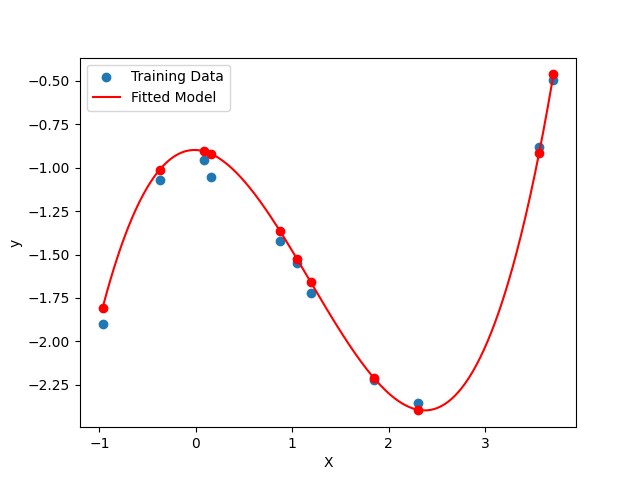
#> input picture Exercise5/Solutions_5/5.2.png, 640 x 480 px, given in place of tree.png, which was not available
$ jupyter execute ML_Exercise1.ipynb   (text cells are left out)
#> lines starting #> are read from the running program, lines starting #| are printed output that depends on the picture; after the words box and inside, x2 and y2 are one past the last pixel; in counts of white or black regions, pixels touching at a corner belong together; long printed decimals are rounded; pictures that were not available may be replaced by others from this repository, and a replacement may not be noted
[cell 1]
# Richard Restetzki
# Exercise 1: Principles of Machine Learning

import numpy as np
import imageio.v3 as iio
import numpy.linalg as la
import scipy.ndimage as img
import itertools as iter

[cell 2]
# Task 1.1 (Beware of numerical instabilities)
############################################################################################################################

[cell 3]
# Task 1.1.1

matX = np.array([[ 1.00000, 0.00000, 0.00000],
[-1.00000, 0.00001, 0.00000]])
vecY = np.array( [ 0.00000, 0.00001, 0.00000] )
vecW = la.inv(matX @ matX.T) @ matX @ vecY
print (vecW)

# The solution is off by a slight bit because the matrix inverse is cannot be computed exactly with the given precision

[cell 4]
# Task 1.1.2

Xt_Q,Xt_R = la.qr(matX.T)
vecW = la.inv(Xt_R) @ Xt_Q.T @ vecY
print(vecW)

# The solution is accurate because we only need to invert an upper triange matrix which can be done exactly

[cell 5]
# Task 1.1.3

vecW = la.lstsq(matX.T, vecY, rcond=-1)[0]
print(vecW)

# The method definitely does not use the eqution (3) directly as the parameter "rcond=-1" enforces the la.lstsq() function to use machine precision.
# As we also used machine precision for Task 1.1.1 where (3) is solved directly, this should output in the same inaccurate result which it did not.

[cell 6]
# Task 1.2 (cellular automata, the Boolean Fourier transform, and LSQ)
############################################################################################################################

[cell 7]
# Task 1.2.1 [5 points]

matX = np.array([[ 1,  1,  1,  1, -1, -1, -1, -1],
 [ 1,  1, -1, -1,  1,  1, -1, -1],
 [ 1, -1,  1, -1,  1, -1,  1, -1]])

vecY110 = np.array([ 1,-1,-1,-1, 1,-1,-1, 1])
vecW110 = la.lstsq(matX.T, vecY110, rcond=None)[0]
vecYhat110 = matX.T @ vecW110
print("vecY110: ", vecY110, "; vecYhat110: ", vecYhat110)
print("Residual for rule 110: ", vecY110-vecYhat110)

vecY126 = np.array([ 1,-1,-1,-1,-1,-1,-1, 1])
vecW126 = la.lstsq(matX.T, vecY126, rcond=None)[0]
vecYhat126 = matX.T @ vecW126
print("vecY126: ", vecY126, "; vecYhat126: ", vecYhat126)
print("Residual for rule 126: ", vecY126-vecYhat126)

# The least squares problem cannot be fitted appropriately by linear models. In a way, we are prescribing a random 8-dimensional target vector
# to our 3-dimensional feature map and expecting the emerging problem to be of linear nature which it is unsurprisingly not

[cell 8]
# Task 1.2.2 [5 points]

def powerset(iterable):
    # powerset([1,2,3]) --> () (1,) (2,) (3,) (1,2) (1,3) (2,3) (1,2,3)
    s = list(iterable)
    return iter.chain.from_iterable(iter.combinations(s, r) for r in range(len(s)+1))

def phi(vecX):
    # This function realizes the transformation phi by taking any vector x and returning the vector phi(x) with size 2^n
    n = vecX.shape[0]
    vecPhiX = np.zeros(pow(2,n))
    iteration = 0
    for S in powerset(range(n)):
        # This loop goes over every set S in the powerset of the index set I {0,1,...,n-1} (note that here the first index is 0 for obv. reasons)
        # The powerset of the index set is used instead of directly creating the powerset of {x_i} as the x_i's might get large leading to a high memory usage
        entry = 1
        for index in S:
            # This loop realizes the multiplication needed for computing phi_S(x)
            entry *= vecX[index]
        vecPhiX[iteration] = entry
        iteration += 1
    return vecPhiX

# print (phi(np.array([2,3,5])))
# print (phi(np.array([2,3,5,7])))

[cell 9]
# Task 1.2.3 [10 points]

def Phi(matX):
    n, size = matX.shape
    matPhiXt = np.zeros( (size, pow(2,n)) )
    for column in range(size):
        # We replace each of the vectors x_i.T (rows of matX.T) with the respective lifted vectors phi_i.T (rows of matPhiXt)
        matPhiXt[column] = phi(matX.T[column])
    return matPhiXt.T

matPhiX = Phi(matX)

vecW110 = la.lstsq(matPhiX.T, vecY110, rcond=None)[0]
vecYhat110 = matPhiX.T @ vecW110
print("vecY110: ", vecY110, "; vecYhat110: ", vecYhat110)
print("Residual for rule 110: ", vecY110-vecYhat110)

vecW126 = la.lstsq(matPhiX.T, vecY126, rcond=None)[0]
vecYhat126 = matPhiX.T @ vecW126
print("vecY126: ", vecY126, "; vecYhat126: ", vecYhat126)
print("Residual for rule 126: ", vecY126-vecYhat126)

# The errors are negligible and we get a way better fit with a residual close to 0 at machine precision level
# We had to pay for the good fit by increasing the dimension of the feature space to 2^n (=8 in this case)
# This always allows a perfect fit for a 2^n dimensional target vector (assuming all functions in the feature space are independent)

[cell 10]
# Task 1.3 (Estimating the fractal dimension of objects in pictures)
############################################################################################################################

[cell 11]
# Task 1.3.1 [20 points]

def binarize(imgF):
    # This does give DeprecationWarnings for the gaussian_filter and the binary_closing.
    # The functions were not changed because this code was explicitly given within the exercise
    imgD = np.abs(img.filters.gaussian_filter(imgF, sigma=0.50) - \
                    img.filters.gaussian_filter(imgF, sigma=1.00))

    return img.morphology.binary_closing(np.where(imgD < 0.1*imgD.max(), 0, 1))

def linregression(vecX, vecY):
    if vecX.shape==vecY.shape:
        # Phi is the feature matrix for the linear regression with the data vector x
        Phi = np.concatenate( ([np.ones(vecX.shape[0])], [vecX]), axis=0)
        return la.lstsq(Phi.T, vecY, rcond=-1)[0]
    else:
        print("Input error: lin regression")
        return -1

def fractaldim(imgF):
    imgBin = binarize(imgF)
    L = round(np.log2(imgBin.shape[0]))
    # We store the l's in the scalings vector because the scaling of each iteration can be computed separately and then we don't need to compute the log
    scalings = np.array(range(2,L))
    counts = np.array(range(2,L))
    for exponent in scalings:
        # pow(2,L-exponent) is exactly the number of frames each with width pow(2,exponent) that can be fitted into the total width (same for height)
        count = 0
        for i in range(pow(2,L-exponent)):
            for j in range(pow(2,L-exponent)):
                # The condition of the if statement is only true if at least one pixel of the block in the i-th row and the j-th column is "True"
                if np.any(imgBin[ (i*pow(2,exponent)):((i+1)*pow(2,exponent)), (j*pow(2,exponent)):((j+1)*pow(2,exponent))]):
                    count += 1
        counts[exponent-2] = count
    scalings *= -1
    scalings += L
    # Return only the second of the optimal model parameters which corresponds to the slope of the linear function and thus the estimate D of the dimension
    return linregression(scalings, np.log2(counts))[1]

imgTree = iio.imread('tree.png', mode='L').astype(float)
#> imgTree: shape (480, 640) float64; min 0, max 255, mean 250.2
imgLightning = iio.imread('lightning.png', mode='L').astype(float)
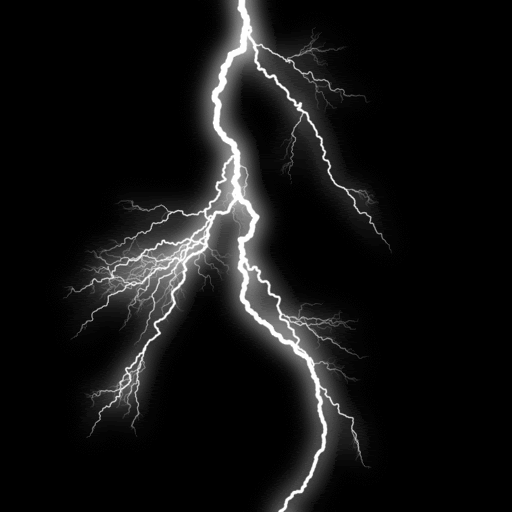
#> input picture Exercise1/Questions_1/lightning.png, 512 x 512 px, found by its file name
#> imgLightning: shape (512, 512) float64; min 0, max 254, mean 19.1
print("Fractal dimension of the Tree: ", fractaldim(imgTree))
#> in binarize, `imgD = np.abs(img.filters.gaussian_filter(imgF, sigma=0.50) - \ img.fi..`:
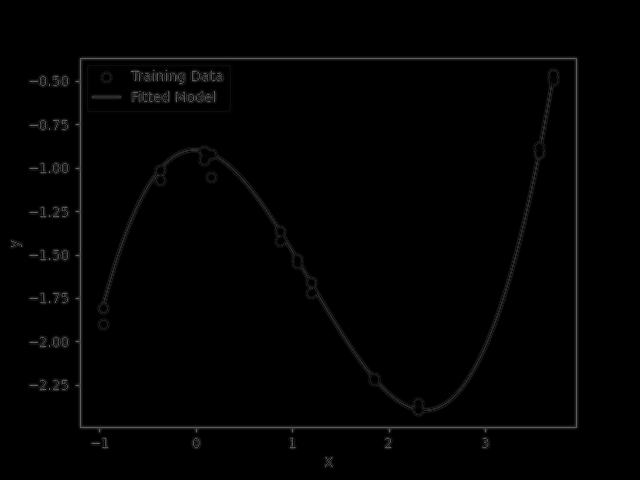
#> imgD: shape (480, 640) float64; min 5.68e-14, max 115, mean 2.3
#> in binarize, `return img.morphology.binary_closing(np.where(imgD < 0.1*imgD.max(), 0..`:
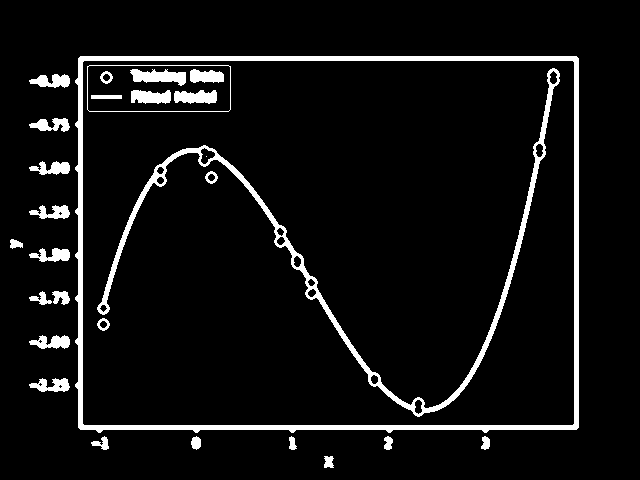
#> returned value: shape (480, 640) bool; 6.6% white; 28 white regions (1 under 20 px), largest, box (x1, y1, x2, y2) and area: (75, 56, 579, 433) 8837, (97, 68, 560, 417) 5387, (130, 69, 186, 86) 591
#| Fractal dimension of the Tree:  1.434
print("Fractal dimension of the Lightning: ", fractaldim(imgLightning))
#> in binarize (call 2), `imgD = np.abs(img.filters.gaussian_filter(imgF, sigma=0.50) - \ img.fi..`:
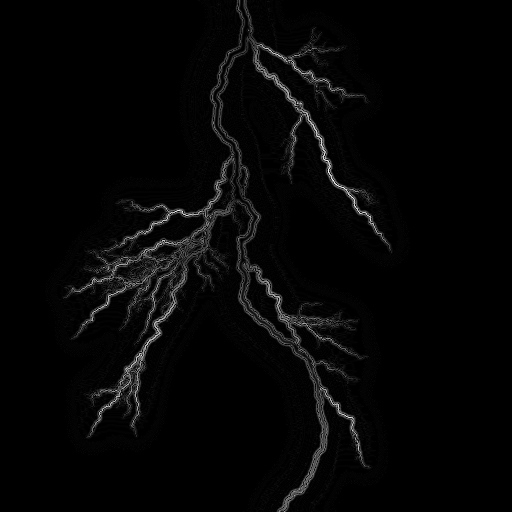
#> imgD: shape (512, 512) float64; min 0, max 60.29, mean 1.4; drawn with min black and max white
#> in binarize (call 2), `return img.morphology.binary_closing(np.where(imgD < 0.1*imgD.max(), 0..`:
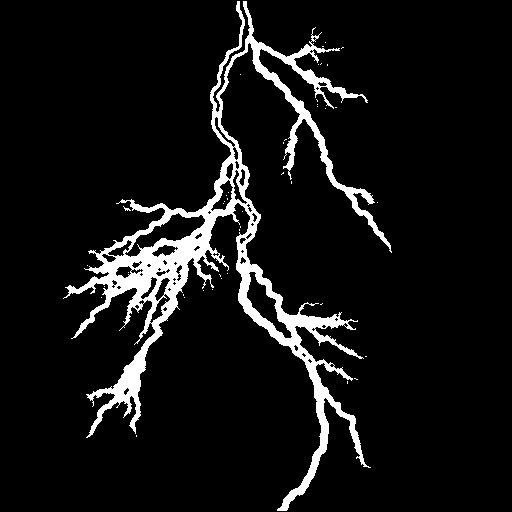
#> returned value: shape (512, 512) bool; 7.6% white; 43 white regions (42 under 20 px), largest, box (x1, y1, x2, y2) and area: (63, 1, 392, 511) 19894
#| Fractal dimension of the Lightning:  1.493
